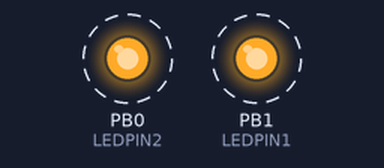
Simulated run of this sketch. Board: ATtiny85, built with avr-gcc and run on an emulated ATtiny85. On the bench: output pins drawn as LEDs (lit = HIGH). Dashed ring = blinking.

Above: at 0.02 s.
Timing chart, 0 to 3.0 s (numbered marks = the images above):
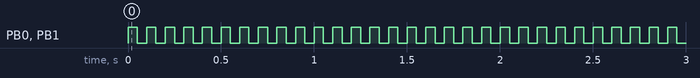

Measured:
- by itself, PB0 (LEDPIN2), PB1 (LEDPIN1): alternates HIGH for 0.05 s and LOW for 0.05 s

The sketch:

xmas2024.ino
```cpp
#ifdef __AVR__
  #include <avr/power.h>
#endif

#define LEDPIN1 1
#define LEDPIN2 0

boolean led1 = false;
boolean led2 = false;
int brightness = 0;
int fadeAmount = 5;
int counterMax = 2500;

void setup() {
  // This is for Trinket 5V 16MHz, you can remove these three lines if you are not using a Trinket
  #if defined (__AVR_ATtiny85__)
    if (F_CPU == 16000000) clock_prescale_set(clock_div_1);
  #endif
  // End of trinket special code

  pinMode(LEDPIN1, OUTPUT);
  pinMode(LEDPIN2, OUTPUT);
  analogWrite(LEDPIN1,127);
  analogWrite(LEDPIN2,127);
//  digitalWrite(LEDPIN2,led2);
//  led2 = !led2;
//  digitalWrite(LEDPIN2,led2);
}

void loop() {
  front(50);
  //rear(50);
  /*digitalWrite(LEDPIN1,HIGH);
  digitalWrite(LEDPIN2,HIGH);
  delay(100);
  digitalWrite(LEDPIN1,LOW);
  digitalWrite(LEDPIN2,LOW);
  delay(100);*/
}

void rear(uint8_t wait) {
  for (int counter=1;counter<counterMax;counter++) {
    analogWrite(LEDPIN1, brightness);
    brightness = brightness + fadeAmount;
    if (brightness == 0 || brightness == 255) {
      fadeAmount = -fadeAmount ;
    }
    led2 = !led2;
    digitalWrite(LEDPIN2,led2);
    delay(wait);
    led2 = !led2;
    digitalWrite(LEDPIN2,led2);
    delay(wait);
    led2 = !led2;
    digitalWrite(LEDPIN2,led2);
    delay(wait);
    led2 = !led2;
    digitalWrite(LEDPIN2,led2);
    delay(wait);
  }
  analogWrite(LEDPIN1,127);
  analogWrite(LEDPIN2,127);
}

void front(uint8_t wait) {
  uint16_t i;
  for (i=0; i<5000;i++) {
    led2 = !led2;
    digitalWrite(LEDPIN1,led2);
    digitalWrite(LEDPIN2,led2);
    delay(wait);
  }
  for (i=0;i<10000;i++) {
    led2 = !led2;
    digitalWrite(LEDPIN1,led2);
    digitalWrite(LEDPIN2,led2);
    delay(5);
  }
}
```
